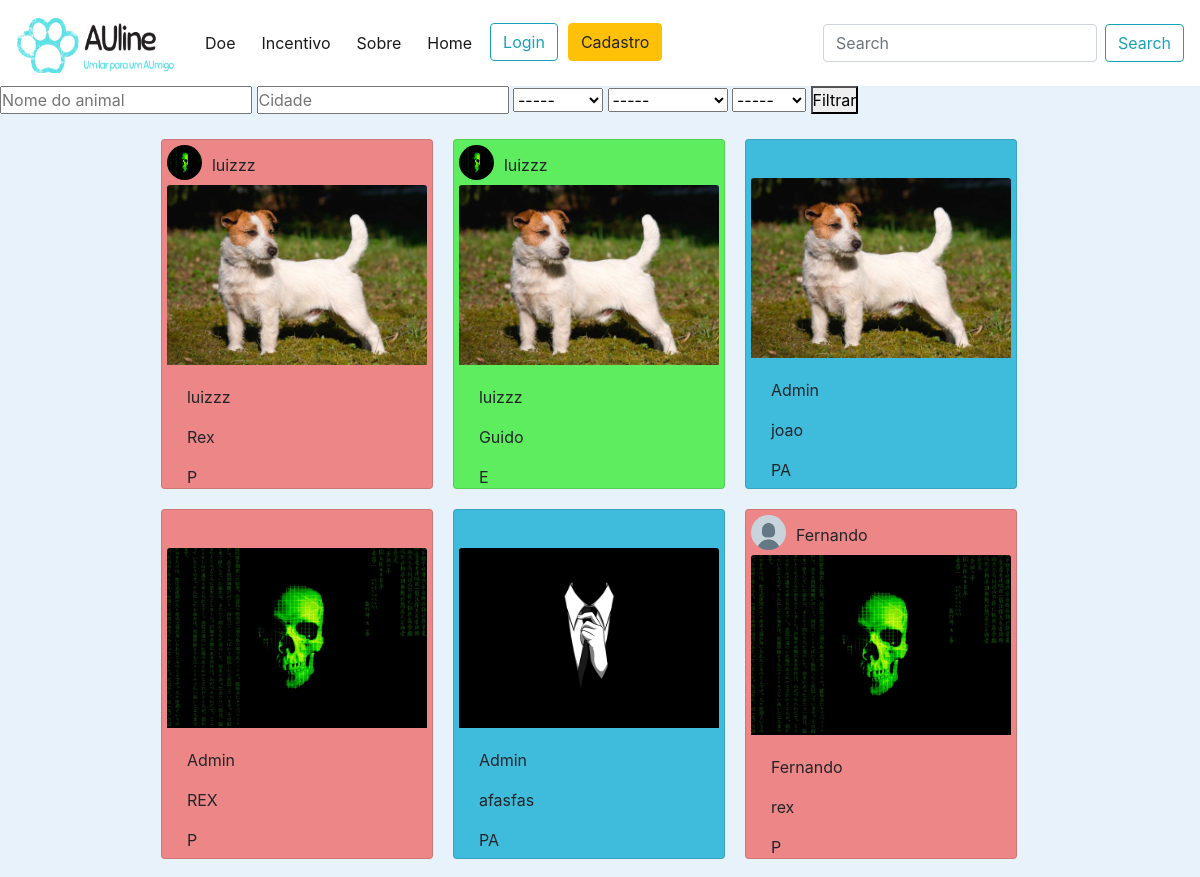
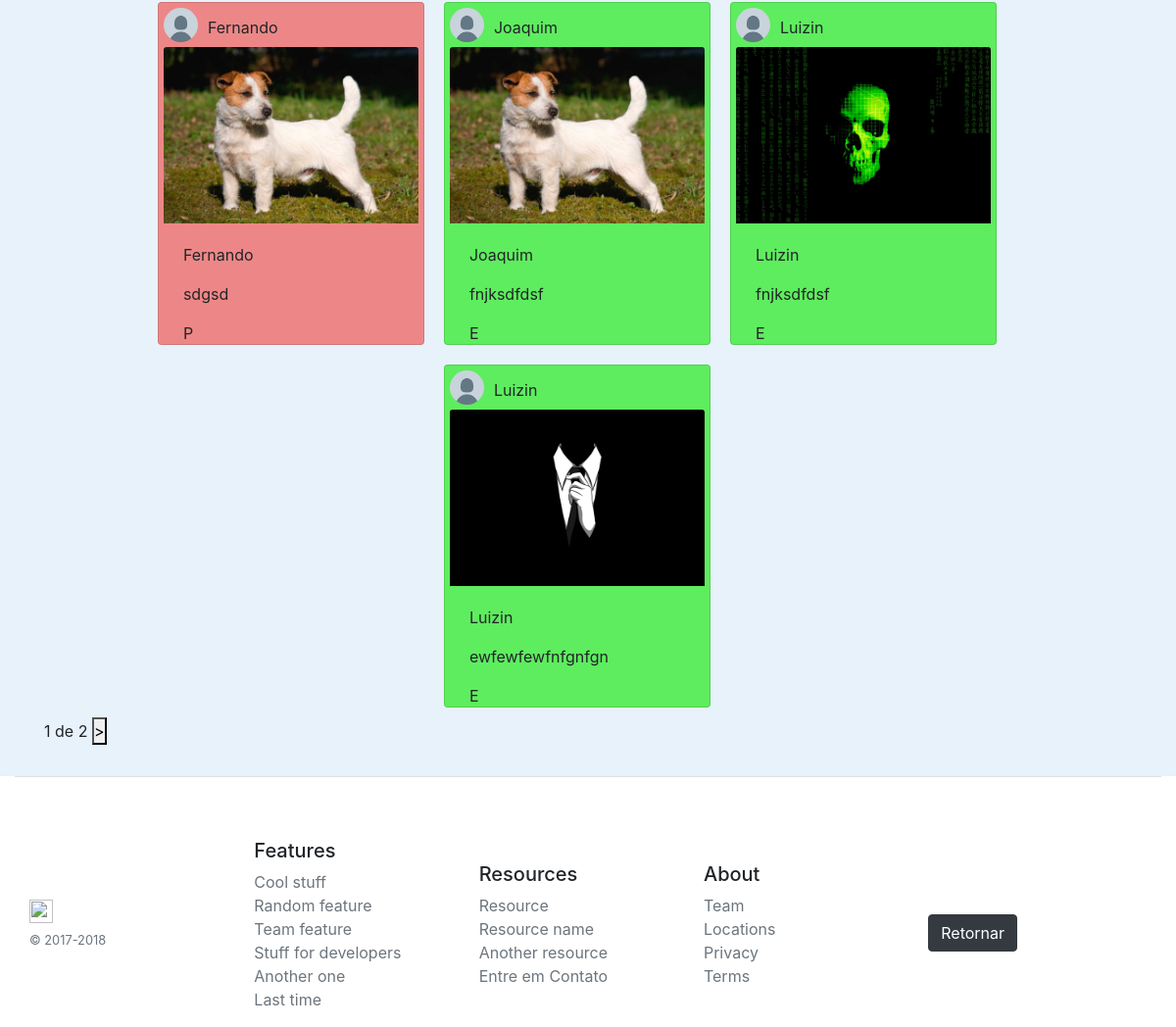
The app's page /, older data (2 pictures, top to bottom).
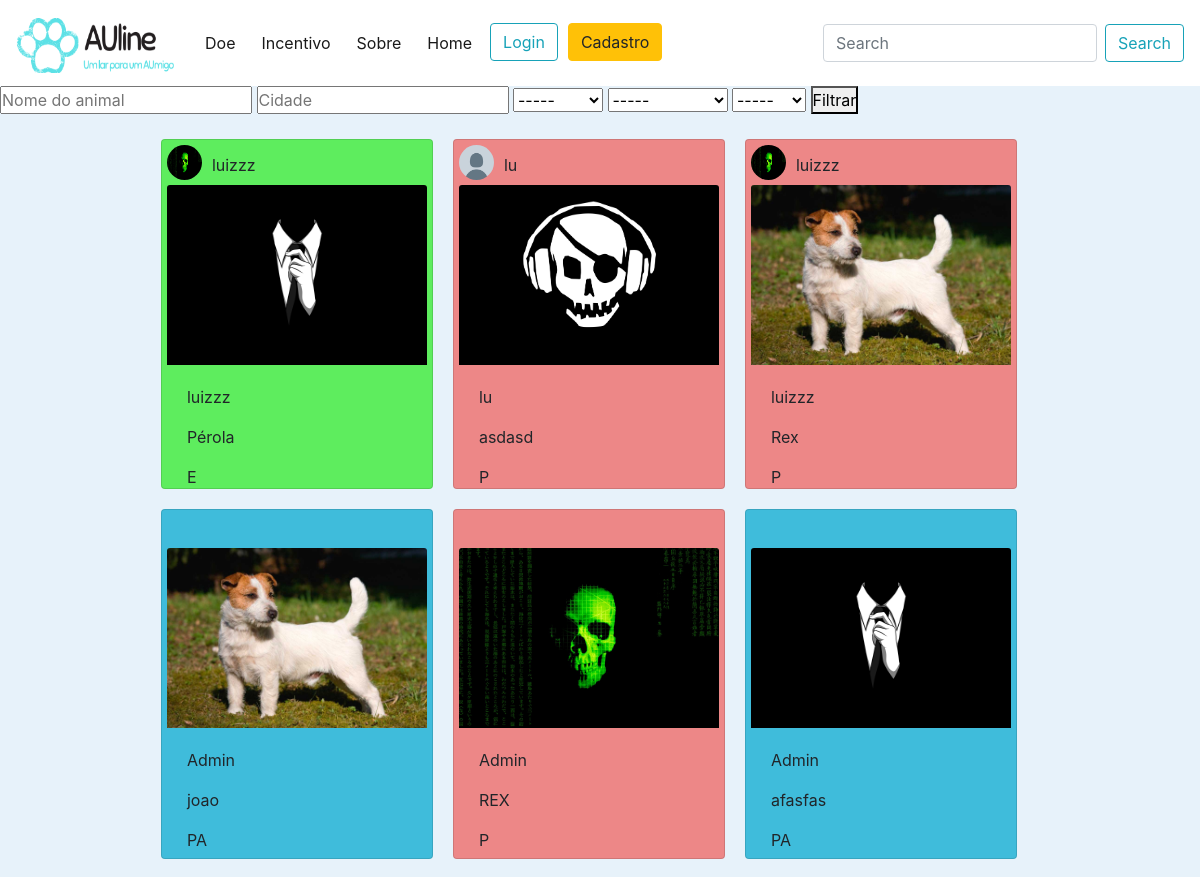
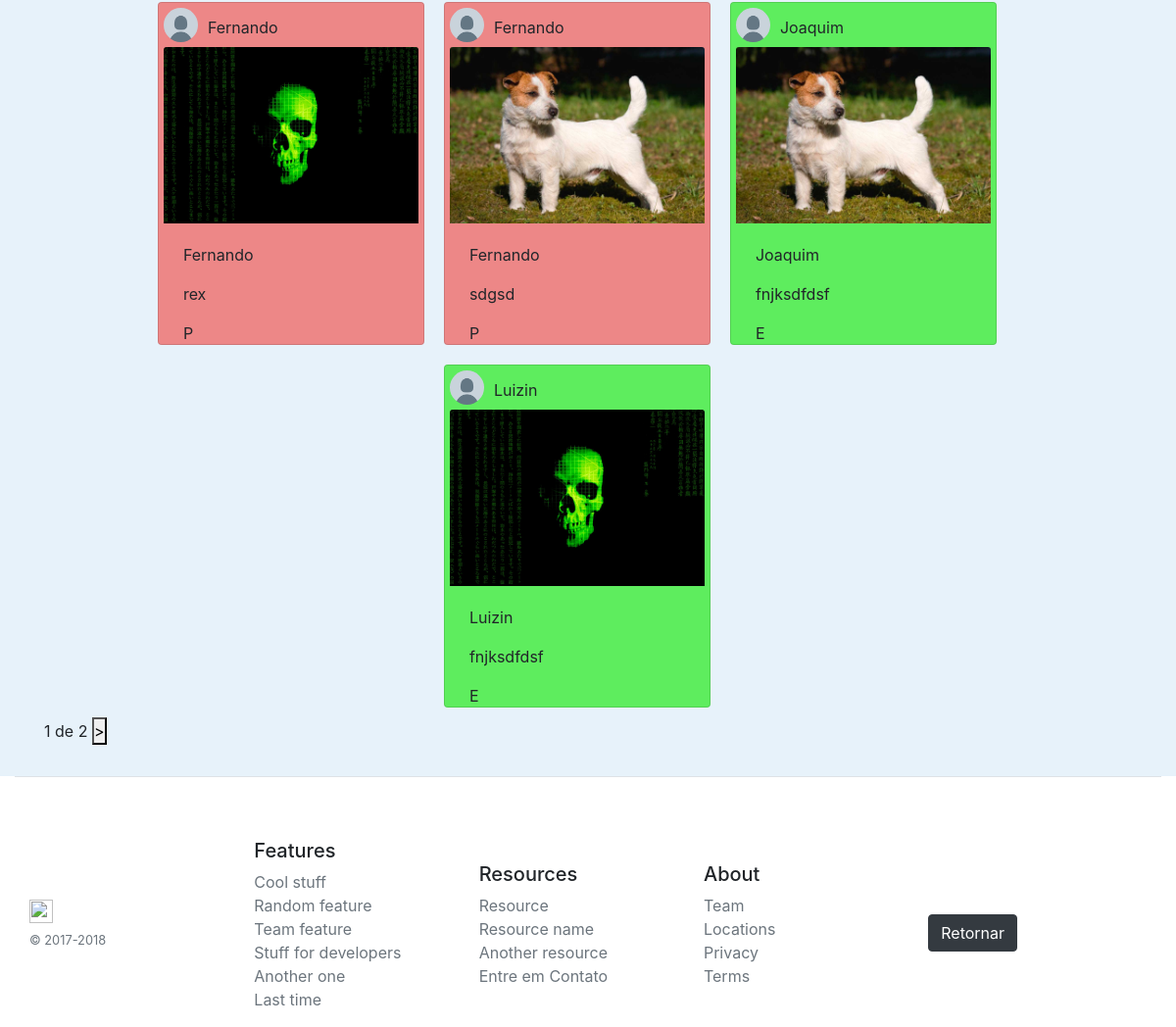
The same page, newer data (2 pictures, top to bottom).
### users/models.py (models this page shows, shortened)
class Perfil(models.Model):
    user = models.OneToOneField(User, on_delete=models.CASCADE)
    data_de_nascimento = models.DateField('Data de nascimento', max_length=10)
    telefone = models.CharField('Telefone para contato', max_length=15)
    foto = models.ImageField('Foto de Perfil', upload_to='perfil', default='perfil/unknow.png')
    estado_usuario = models.CharField('Estado', max_length=50)
    cidade_usuario = models.CharField('Cidade', max_length=50, blank=True)
    rua_usuario = models.CharField('Rua', max_length=70, blank=True)

### publicacoes/models.py (models this page shows, shortened)
class Animal(models.Model):
    ESTADOS = (
        ('P', 'Perdido'),
        ('PA', 'Para Adoção'),
        ('E', 'Encontrado'),
    )
    SEXO = (
        ('F', 'Fêmea'),
        ('M', 'Macho'),
    )
    PORTE = (
        ('PE', 'Pequeno'),
        ('ME', 'Médio'),
        ('GR', 'Grande'),
    )
    nome = models.CharField('Nome', max_length=50)
    caracteristicas = models.TextField('Caracaterísticas')
    data_pub = models.DateTimeField('Data de Publicação', auto_now=True)
    imagem = models.ImageField('Imagem', upload_to='posts')
    categoria = models.CharField('Categoria', max_length=15, choices=ESTADOS, blank=True)
    sexo = models.CharField('Sexo', max_length=8, choices=SEXO, blank=True)
    porte = models.CharField('Porte', max_length=8, choices=PORTE, blank=True)
    usuario = models.ForeignKey(User, on_delete=models.CASCADE)
    vacinado = models.BooleanField('Vacinado', blank=True)
    vermifugado = models.BooleanField('Vermifugado', blank=True)
    castrado = models.BooleanField('Castrado', blank=True)
    estado = models.CharField('Estado', max_length=50)
    cidade = models.CharField('Cidade', max_length=50)
    rua = models.CharField('Rua', max_length=70)
    class Meta:
        ordering = ('-data_pub', )

### publicacoes/views.py (the view, shortened to what this page needs)
# urls.py: path('', lista_animal, name=''),
def lista_animal(request):
    categorias = {}
    ids = []
    nome = ''
    categoria_filtro = ''
    sexo = ''
    porte = ''
    cidade = ''
    perfil_usuarios = Perfil.objects.all()
    usuarios = User.objects.all()
    lista_de_animais = Animal.objects.all()
    paginator = Paginator(lista_de_animais, 10)
    page = request.GET.get('page')
    animais = paginator.get_page(page)
    for animal in animais:
        categorias[animal.id] = animal.categoria
        ids.append(animal.id)
    contexto = {
        'nome':nome,
        'categoria_filtro':categoria_filtro,
        'cidade':cidade,
        'sexo':sexo,
        'porte':porte,
        'animais': animais,
        'perfil_usuarios':perfil_usuarios,
        'usuarios':usuarios,
        'categorias': categorias,
        'ids': ids,
    }
    return render(request, 'index.html', contexto)

### templates/index.html (shortened to what this page needs)
{% extends 'base.html' %}
{% load static %}
{% block conteudo %}
<body onload="CategoriaAnimal();">
    <form method="POST">
        <input type="text" name="nome" value="{{nome}}" placeholder="Nome do animal">
        <input type="text" name="cidade" value="{{cidade}}" placeholder="Cidade">
        <select name="porte" value="{{porte}}">
            <option value="">-----</option>
        </select>
        <select name="categoria_filtro" value="{{categoria_filtro}}">
            <option value="">-----</option>
        </select>
        <select name="sexo" value="{{sexo}}">
            <option value="">-----</option>
        </select>
        <button type="submit">Filtrar</button>
    </form>
    <div class="container" >
        <div class="row justify-content-lg-center">
            {% for animal in animais %}
        <div class="card col-sm-1" id="{{animal.id}}" >
                    <div class="post-avatar">
                        {% for perfil in perfil_usuarios %}
                            {% if perfil.user == animal.usuario %}
                                <img src="../media/{{perfil.foto}}" alt="Avatar" class="avatar">
                                <p class="author"> {{animal.usuario}} </p>
                            {% endif %}
                        {% endfor %}
                    </div>
                    <a href="{% url 'perfil-animal' animal.id %}">
                        <img class="card-img-top" src="../media/{{animal.imagem}}" alt="{{animal.nome}}">
                    </a>
                    <div class="card-body">
                        <p>{{animal.usuario}}</p>
                        <p class="card-text">{{animal.nome}}</p>
                        <p class="card-text">{{animal.categoria}}</p>
                    </div>
                </div >
            {% endfor %}
        </div>
        <div class="paginacao">
            <span class="step-links">
                <span class="current">
                    {{ animais.number }} de {{ animais.paginator.num_pages }}
                </span>
                {% if animais.has_next %}
                    <a href="?page={{animais.next_page_number}}"><button>></button></a>
                {% endif %}
            </span>
        </div>
    </div>
</body>
{% endblock conteudo %}

Row changes from the older to the newer data that the page shows:
removed Animal: usuario "luizzz", imagem (picture), nome "Guido", categoria "E", Perfil (foto (picture))
no longer on this page (row unchanged): Animal: usuario "Luizin", imagem (picture), nome "ewfewfewfnfgnfgn", categoria "E", Perfil (foto (picture))
added Animal: usuario "luizzz", imagem (picture), nome "Pérola", categoria "E", Perfil (foto (picture))
added Animal: usuario "lu", imagem (picture), nome "asdasd", categoria "P"
added Perfil: foto (picture), shown under "lu"
